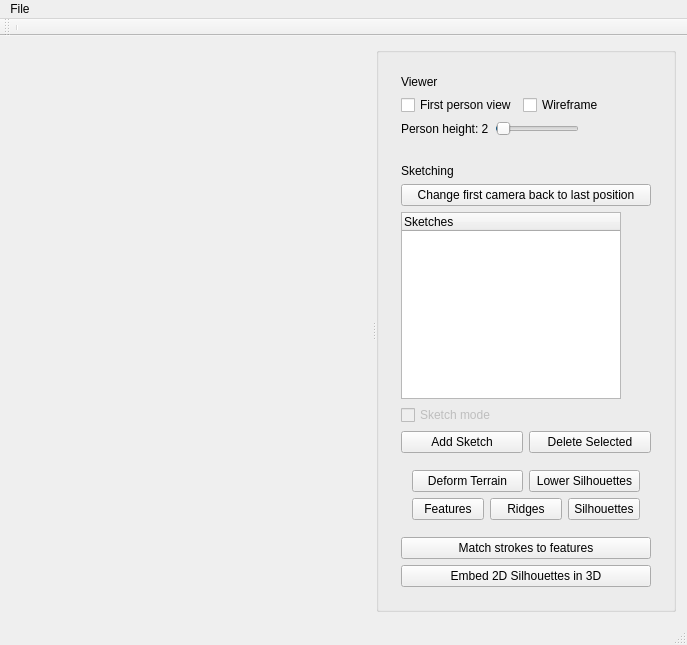
<?xml version="1.0" encoding="UTF-8"?>
<ui version="4.0">
 <class>MainWindow</class>
 <widget class="QMainWindow" name="MainWindow">
  <property name="geometry">
   <rect>
    <x>0</x>
    <y>0</y>
    <width>687</width>
    <height>645</height>
   </rect>
  </property>
  <property name="windowTitle">
   <string>MainWindow</string>
  </property>
  <widget class="QWidget" name="centralWidget">
   <layout class="QVBoxLayout" name="verticalLayout">
    <item>
     <widget class="QSplitter" name="splitter">
      <property name="orientation">
       <enum>Qt::Horizontal</enum>
      </property>
      <widget class="SketchViewer" name="viewer" native="true"/>
      <widget class="QGroupBox" name="tools_groupBox">
       <property name="maximumSize">
        <size>
         <width>300</width>
         <height>16777215</height>
        </size>
       </property>
       <property name="autoFillBackground">
        <bool>false</bool>
       </property>
       <property name="alignment">
        <set>Qt::AlignLeading|Qt::AlignLeft|Qt::AlignTop</set>
       </property>
       <layout class="QVBoxLayout" name="verticalLayout_2">
        <property name="sizeConstraint">
         <enum>QLayout::SetDefaultConstraint</enum>
        </property>
        <item>
         <widget class="QWidget" name="camera_toolBoxPage" native="true">
          <layout class="QFormLayout" name="formLayout_2">
           <property name="fieldGrowthPolicy">
            <enum>QFormLayout::AllNonFixedFieldsGrow</enum>
           </property>
           <item row="0" column="0">
            <widget class="QLabel" name="label">
             <property name="text">
              <string>Viewer</string>
             </property>
            </widget>
           </item>
           <item row="1" column="0">
            <layout class="QHBoxLayout" name="horizontalLayout_2">
             <item>
              <widget class="QCheckBox" name="cameramodeCheckBox">
               <property name="text">
                <string>First person view</string>
               </property>
               <property name="checked">
                <bool>false</bool>
               </property>
              </widget>
             </item>
             <item>
              <widget class="QCheckBox" name="wireframemodeCheckBox">
               <property name="text">
                <string>Wireframe</string>
               </property>
              </widget>
             </item>
            </layout>
           </item>
           <item row="4" column="0">
            <layout class="QHBoxLayout" name="horizontalLayout_3">
             <item>
              <widget class="QLabel" name="personheightLabel">
               <property name="text">
                <string>Person height: 2</string>
               </property>
              </widget>
             </item>
             <item>
              <widget class="QSlider" name="personheightSlider">
               <property name="minimum">
                <number>1</number>
               </property>
               <property name="maximum">
                <number>100</number>
               </property>
               <property name="value">
                <number>2</number>
               </property>
               <property name="orientation">
                <enum>Qt::Horizontal</enum>
               </property>
              </widget>
             </item>
            </layout>
           </item>
          </layout>
         </widget>
        </item>
        <item>
         <widget class="QWidget" name="sketching_toolBoxPage" native="true">
          <layout class="QVBoxLayout" name="verticalLayout_3">
           <item>
            <widget class="QLabel" name="label_2">
             <property name="text">
              <string>Sketching</string>
             </property>
            </widget>
           </item>
           <item>
            <widget class="QPushButton" name="resetCameraPushButton">
             <property name="text">
              <string>Change first camera back to last position</string>
             </property>
            </widget>
           </item>
           <item>
            <widget class="QTreeWidget" name="sketchesTreeWidget">
             <property name="sizePolicy">
              <sizepolicy hsizetype="Expanding" vsizetype="Expanding">
               <horstretch>0</horstretch>
               <verstretch>0</verstretch>
              </sizepolicy>
             </property>
             <property name="minimumSize">
              <size>
               <width>0</width>
               <height>90</height>
              </size>
             </property>
             <property name="maximumSize">
              <size>
               <width>220</width>
               <height>16777215</height>
              </size>
             </property>
             <property name="frameShape">
              <enum>QFrame::StyledPanel</enum>
             </property>
             <property name="frameShadow">
              <enum>QFrame::Sunken</enum>
             </property>
             <property name="lineWidth">
              <number>2</number>
             </property>
             <property name="verticalScrollBarPolicy">
              <enum>Qt::ScrollBarAsNeeded</enum>
             </property>
             <property name="alternatingRowColors">
              <bool>true</bool>
             </property>
             <property name="uniformRowHeights">
              <bool>false</bool>
             </property>
             <column>
              <property name="text">
               <string>Sketches</string>
              </property>
             </column>
            </widget>
           </item>
           <item>
            <widget class="QCheckBox" name="sketchmodeCheckBox">
             <property name="enabled">
              <bool>false</bool>
             </property>
             <property name="text">
              <string>Sketch mode</string>
             </property>
            </widget>
           </item>
           <item>
            <layout class="QHBoxLayout" name="horizontalLayout_6">
             <item>
              <widget class="QPushButton" name="addSketchPushButton">
               <property name="text">
                <string>Add Sketch</string>
               </property>
              </widget>
             </item>
             <item>
              <widget class="QPushButton" name="deleteSelectedPushButton">
               <property name="text">
                <string>Delete Selected</string>
               </property>
              </widget>
             </item>
            </layout>
           </item>
           <item>
            <widget class="QWidget" name="widget" native="true">
             <layout class="QVBoxLayout" name="verticalLayout_4">
              <item>
               <layout class="QHBoxLayout" name="horizontalLayout_4">
                <item>
                 <widget class="QPushButton" name="deformTerrainPushButton">
                  <property name="text">
                   <string>Deform Terrain</string>
                  </property>
                 </widget>
                </item>
                <item>
                 <widget class="QPushButton" name="lowerSilhouettesPushButton">
                  <property name="text">
                   <string>Lower Silhouettes</string>
                  </property>
                 </widget>
                </item>
               </layout>
              </item>
              <item>
               <layout class="QHBoxLayout" name="horizontalLayout_5">
                <item>
                 <widget class="QPushButton" name="detectFeaturesPushButton">
                  <property name="text">
                   <string>Features</string>
                  </property>
                 </widget>
                </item>
                <item>
                 <widget class="QPushButton" name="detectRidgesPushButton">
                  <property name="text">
                   <string>Ridges</string>
                  </property>
                 </widget>
                </item>
                <item>
                 <widget class="QPushButton" name="detectSilhouettesPushButton">
                  <property name="text">
                   <string>Silhouettes</string>
                  </property>
                 </widget>
                </item>
               </layout>
              </item>
             </layout>
            </widget>
           </item>
           <item>
            <widget class="QPushButton" name="matchPushButton">
             <property name="text">
              <string>Match strokes to features</string>
             </property>
            </widget>
           </item>
           <item>
            <widget class="QPushButton" name="embedSketchPushButton">
             <property name="text">
              <string>Embed 2D Silhouettes in 3D</string>
             </property>
            </widget>
           </item>
          </layout>
         </widget>
        </item>
       </layout>
      </widget>
     </widget>
    </item>
   </layout>
  </widget>
  <widget class="QMenuBar" name="menuBar">
   <property name="geometry">
    <rect>
     <x>0</x>
     <y>0</y>
     <width>687</width>
     <height>25</height>
    </rect>
   </property>
   <widget class="QMenu" name="menuFile">
    <property name="title">
     <string>File</string>
    </property>
    <addaction name="actionLoadTerrain"/>
    <addaction name="actionSaveTerrain"/>
    <addaction name="separator"/>
    <addaction name="actionLoadSketch"/>
    <addaction name="actionSaveSketch"/>
    <addaction name="separator"/>
    <addaction name="actionComputeNoiseStats"/>
   </widget>
   <addaction name="menuFile"/>
  </widget>
  <widget class="QToolBar" name="mainToolBar">
   <attribute name="toolBarArea">
    <enum>TopToolBarArea</enum>
   </attribute>
   <attribute name="toolBarBreak">
    <bool>false</bool>
   </attribute>
   <addaction name="separator"/>
  </widget>
  <widget class="QStatusBar" name="statusBar"/>
  <action name="actionLoadTerrain">
   <property name="text">
    <string>Open terrain</string>
   </property>
   <property name="shortcut">
    <string>Ctrl+O</string>
   </property>
   <property name="iconVisibleInMenu">
    <bool>false</bool>
   </property>
  </action>
  <action name="actionSaveTerrain">
   <property name="text">
    <string>Save Terrain</string>
   </property>
  </action>
  <action name="actionLoadSketch">
   <property name="text">
    <string>Open Sketches</string>
   </property>
  </action>
  <action name="actionSaveSketch">
   <property name="text">
    <string>Save Sketches</string>
   </property>
  </action>
  <action name="actionLoadPickedEdges">
   <property name="text">
    <string>Open Picked Edges</string>
   </property>
  </action>
  <action name="actionComputeNoiseStats">
   <property name="text">
    <string>Print noise stats</string>
   </property>
  </action>
 </widget>
 <layoutdefault spacing="6" margin="11"/>
 <customwidgets>
  <customwidget>
   <class>SketchViewer</class>
   <extends>QWidget</extends>
   <header>gui/sketch_viewer.h</header>
   <container>1</container>
  </customwidget>
 </customwidgets>
 <resources/>
 <connections/>
</ui>
